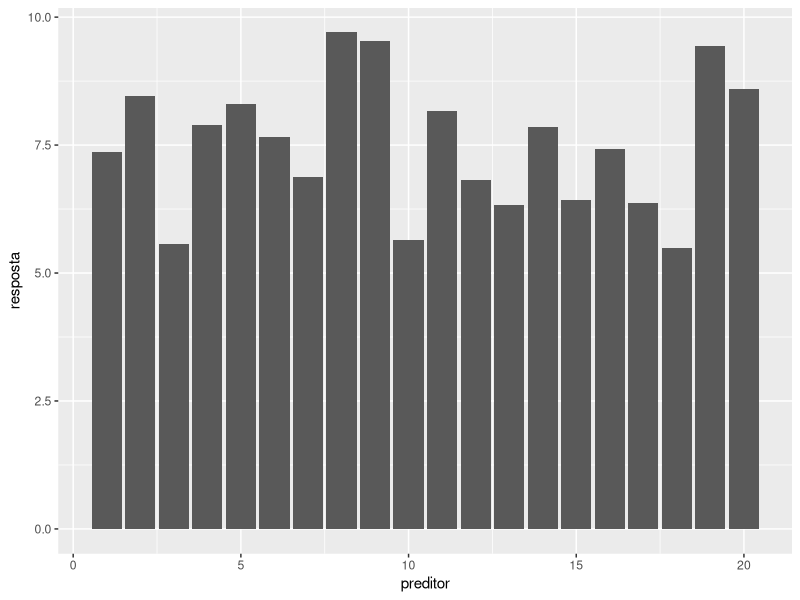
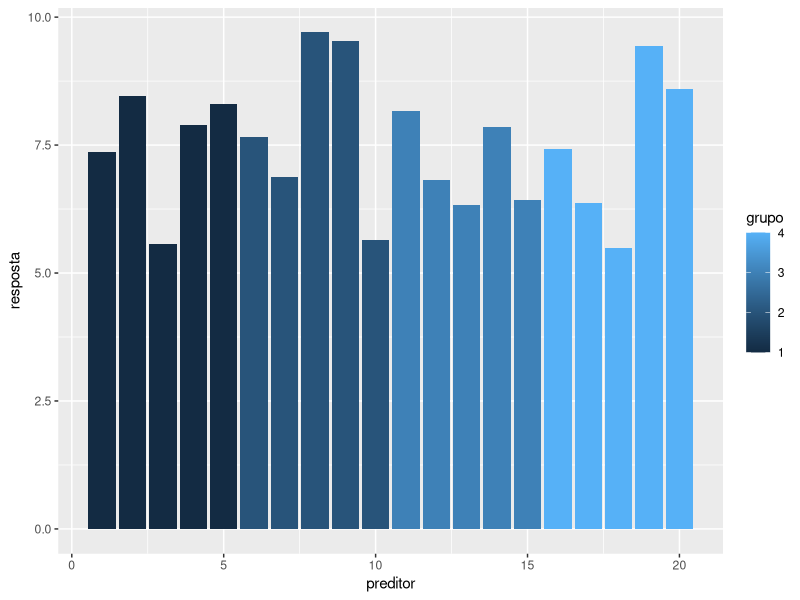
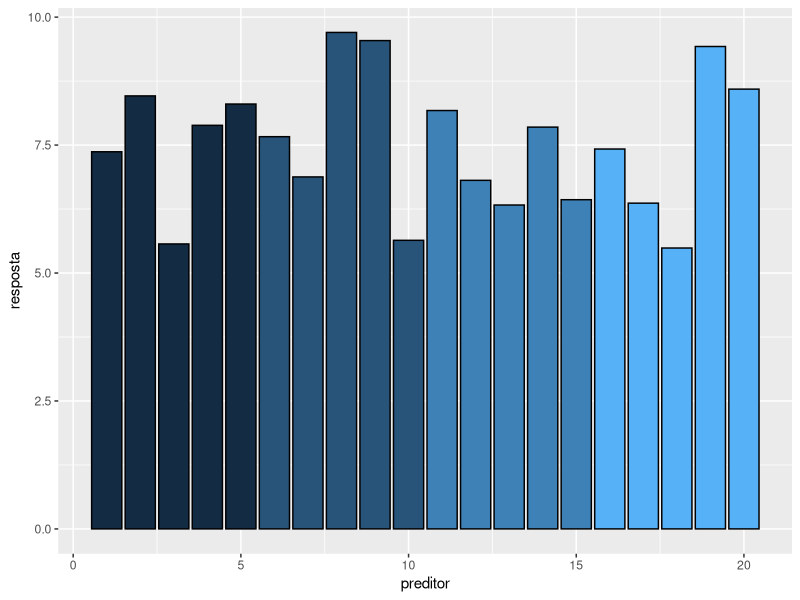
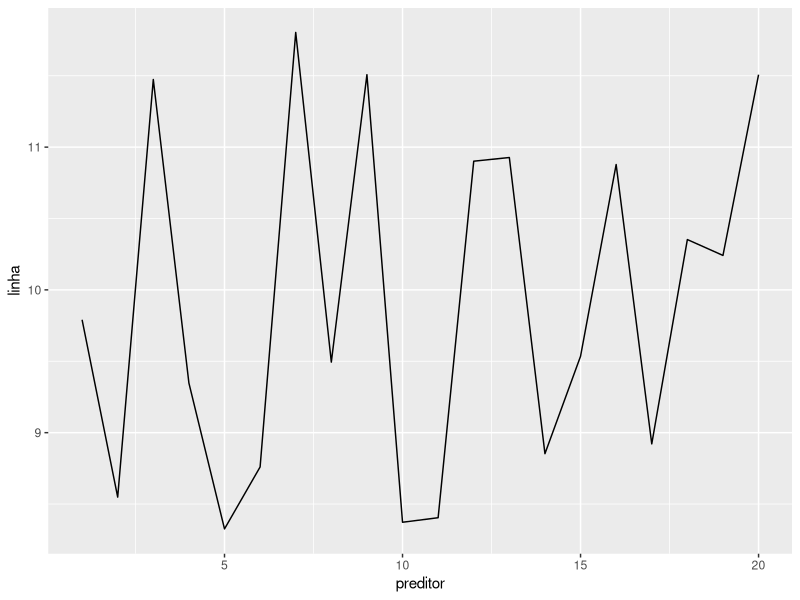
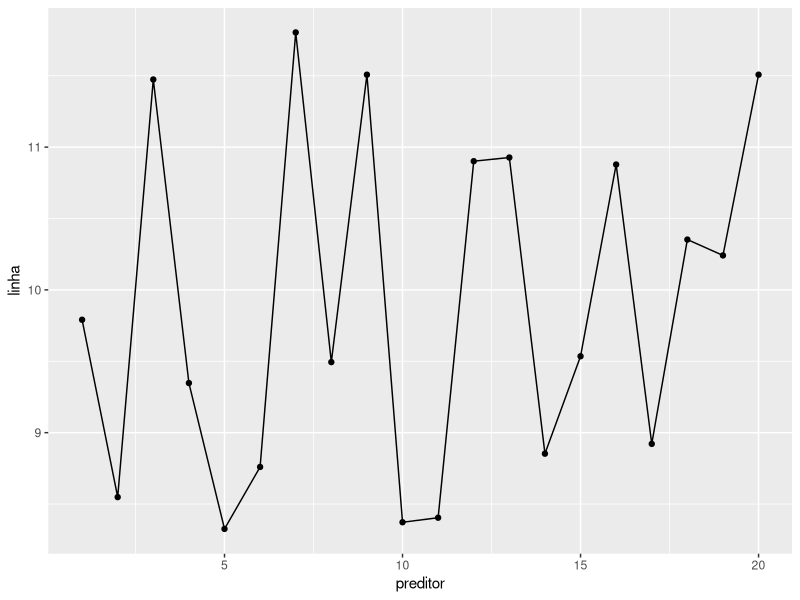
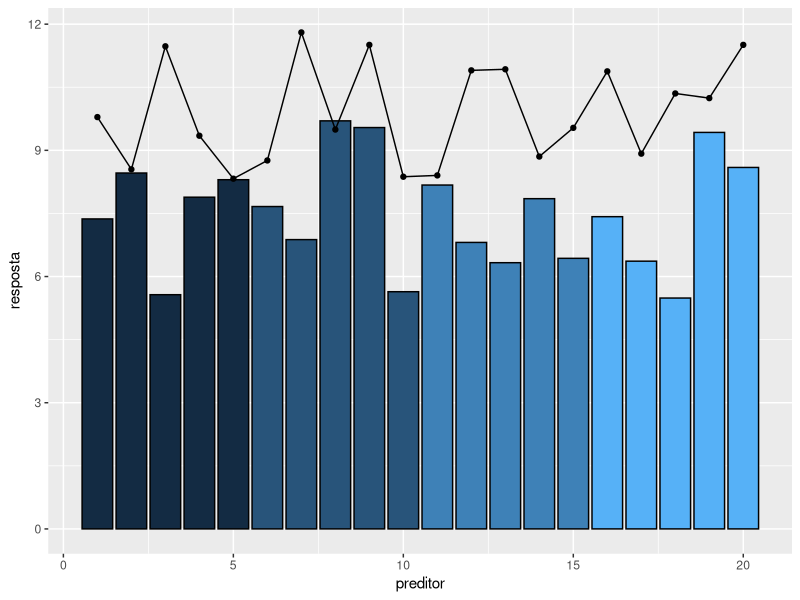
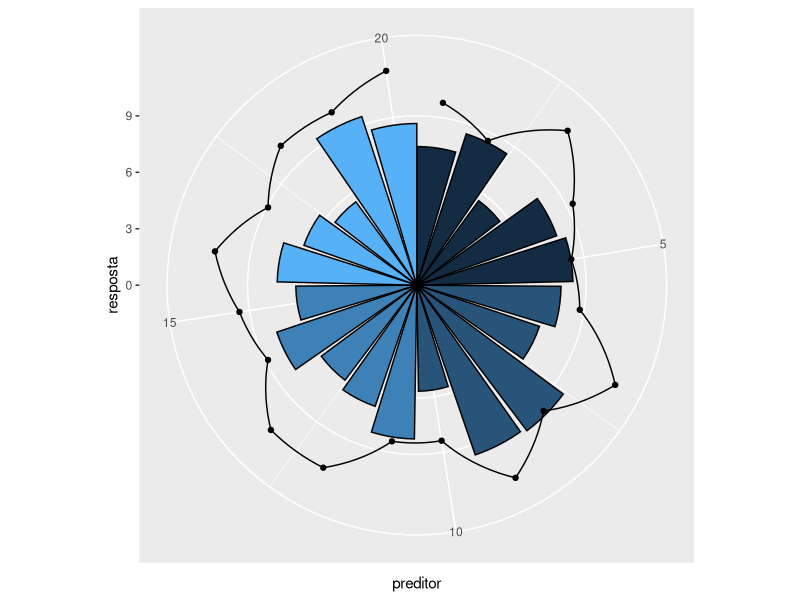
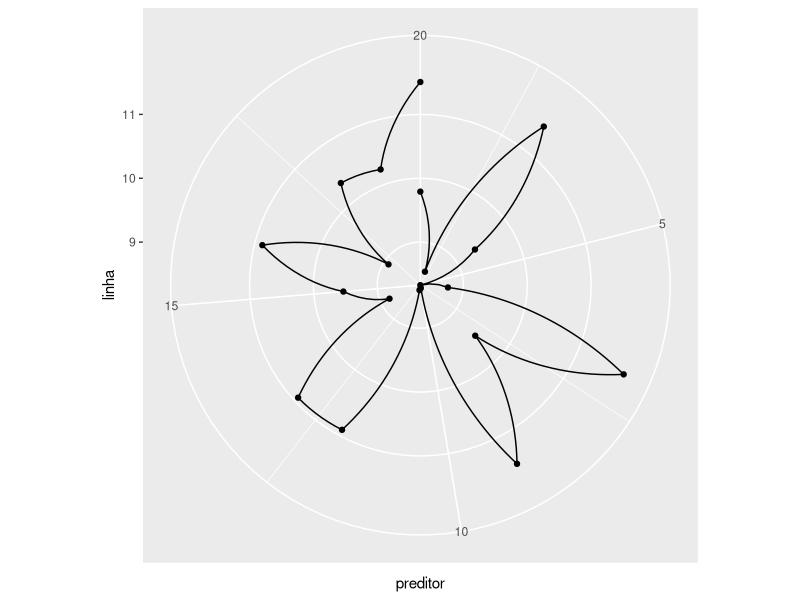

R code for these plots, in order:
#install.packages("ggplot2")
library("ggplot2")

dados<-data.frame(preditor=1:20,resposta=runif(20,5,10),grupo=rep(1:4,each=5),linha=runif(20,8,12))
head(dados)

## Gráfico de barras
ggplot(data=dados, aes(x=preditor, y=resposta)) + geom_bar(stat="identity")
ggsave("01.jpg")

## Separando por grupos
ggplot(data=dados, aes(x=preditor, y=resposta,fill=grupo)) + geom_bar(stat="identity")
##ggplot(data=dados, aes(x=preditor, y=resposta)) + geom_bar(aes(fill=grupo),stat="identity")
ggsave("02.jpg")

## Adicionando um contorno preto, e retirando a legenda
ggplot(data=dados, aes(x=preditor, y=resposta,fill=grupo)) + geom_bar(colour="black",stat="identity") + guides(fill=FALSE)
ggsave("03.jpg")

##Gráfico de linhas
ggplot(data=dados, aes(x=preditor, y=linha)) + geom_line() + guides(fill=FALSE)
ggsave("04.jpg")
ggplot(data=dados, aes(x=preditor, y=linha)) + geom_line() + geom_point() + guides(fill=FALSE)
ggsave("05.jpg")

##Combinando os dois
ggplot(data=dados, aes(x=preditor, y=resposta,fill=grupo)) + geom_bar(colour="black",stat="identity") + guides(fill=FALSE) +
    geom_line(data=dados, aes(x=preditor, y=linha)) + geom_point(data=dados, aes(x=preditor, y=linha))
ggsave("06.jpg")


##Transformando em uma figura circular
ggplot(data=dados, aes(x=preditor, y=resposta,fill=grupo)) + geom_bar(colour="black",stat="identity") + guides(fill=FALSE) +
    geom_line(data=dados, aes(x=preditor, y=linha)) + geom_point(data=dados, aes(x=preditor, y=linha))+coord_polar()
ggsave("07.jpg")

ggplot(data=dados, aes(x=preditor, y=linha)) + geom_line() + geom_point() + guides(fill=FALSE) + coord_polar()
ggsave("08.jpg")
ggplot(data=dados, aes(x=preditor, y=linha)) + geom_line() + geom_point() + guides(fill=FALSE) + coord_polar() + ylim(0,12)
ggsave("09.jpg")
